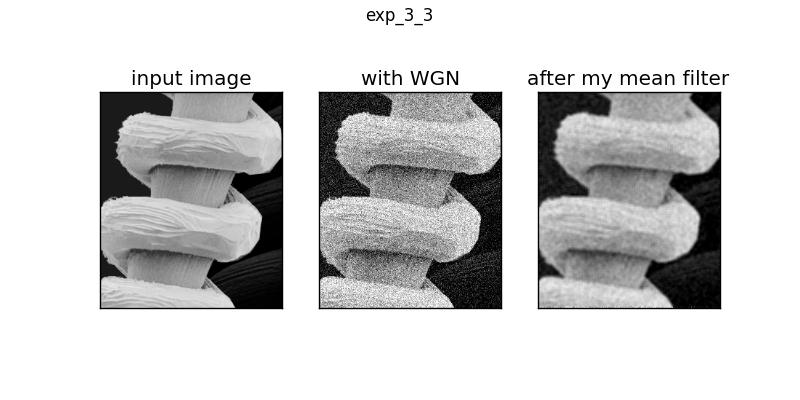

Python code for this plot:
# -*- coding:utf-8 -*-

import matplotlib.pylab as pl
import matplotlib.cm as cm
import numpy as np
import Image
from mywgn import wgn
from mymeanfilter import mymeanfilter

im_0 = np.asarray(Image.open('test3_1.jpg').convert('L'))/float(255)
fig = pl.figure(figsize=(8,4))
# ax_1
ax_1 = fig.add_subplot(131)
ax_1.imshow(im_0,cmap=cm.gray,norm=pl.Normalize(vmin=0,vmax=1))
ax_1.set_title('input image')
ax_1.set_xticks([])
ax_1.set_yticks([])
# ax_2
ax_2 = fig.add_subplot(132)
im_1 = im_0 + wgn(0,np.sqrt(0.02),im_0.shape)
ax_2.imshow(im_1,cmap=cm.gray,norm=pl.Normalize(vmin=0,vmax=1))
ax_2.set_title('with WGN')
ax_2.set_xticks([])
ax_2.set_yticks([])
# ax_3
ax_3 = fig.add_subplot(133)
im_2 = mymeanfilter(im_1,[5,5])
ax_3.imshow(im_2,cmap=cm.gray,norm=pl.Normalize(vmin=0,vmax=1))
ax_3.set_title('after my mean filter')
ax_3.set_xticks([])
ax_3.set_yticks([])

fig.suptitle('exp_3_3')
fig.savefig('exp_3_3.jpg')
fig.savefig('exp_3_3.eps')
